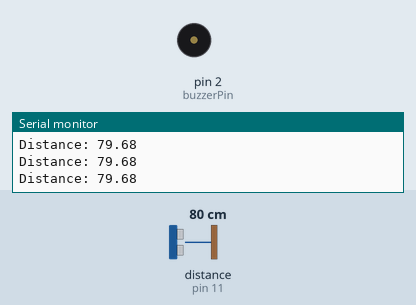
Recording of a sketch running on a simulated Arduino Uno, built with avr-gcc and run on an emulated ATmega328P. Parts: buzzer (waves = sounding), the last lines printed to the serial monitor. Wiring (inferred from the names in the program): ultrasonic range finder: trigger pin 12; echo pin 11. The inputs (shaded band) are chosen by the test bench; at power-on: distance to the obstacle (sensor on pin 11) 80 cm. The echo pulse lasts 58.3 µs per cm.

Above: at 1.2 s.
1.3 s: distance to the obstacle (sensor on pin 11) set to 12 cm
2.8 s: distance to the obstacle (sensor on pin 11) set to 9 cm
At 3.4 s:
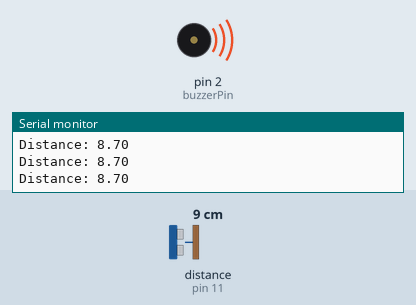
Timing chart, 0 to 5.8 s (numbered marks = the images above; inputs shaded):
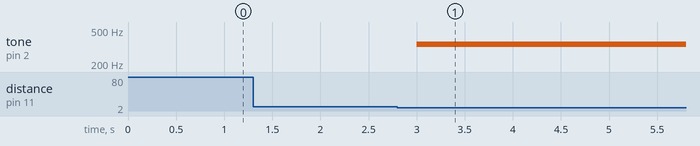

The sketch:

sensor_gerak.ino
```cpp
const int trigPin = 12;
const int echoPin = 11;
const int buzzerPin = 2;

float duration, distance;

void setup() {
  pinMode(trigPin, OUTPUT);
  pinMode(echoPin, INPUT);
  Serial.begin(9600);
}

void loop() {
  digitalWrite(trigPin, LOW);
  delayMicroseconds(2);
  digitalWrite(trigPin, HIGH);
  delayMicroseconds(10);
  digitalWrite(trigPin, LOW);

  duration = pulseIn(echoPin, HIGH);
  distance = (duration*.0343)/2;
  Serial.print("Distance: ");
  Serial.println(distance);
  delay(100);

  if(distance <= 10 && distance > 5) {
    tone(buzzerPin,340);
  } else if( distance <= 5) {
    tone(buzzerPin,440);
  } else {
    noTone(buzzerPin);
  }
}
```

Measured:
- the behaviour switches between 11 and 10 cm on distance to the obstacle (sensor on pin 11) (found by bisection; images 0 and 1)
- after the input at 2.8 s, tone on pin 2 (buzzerPin): silent → 340 Hz after 0.20 s
